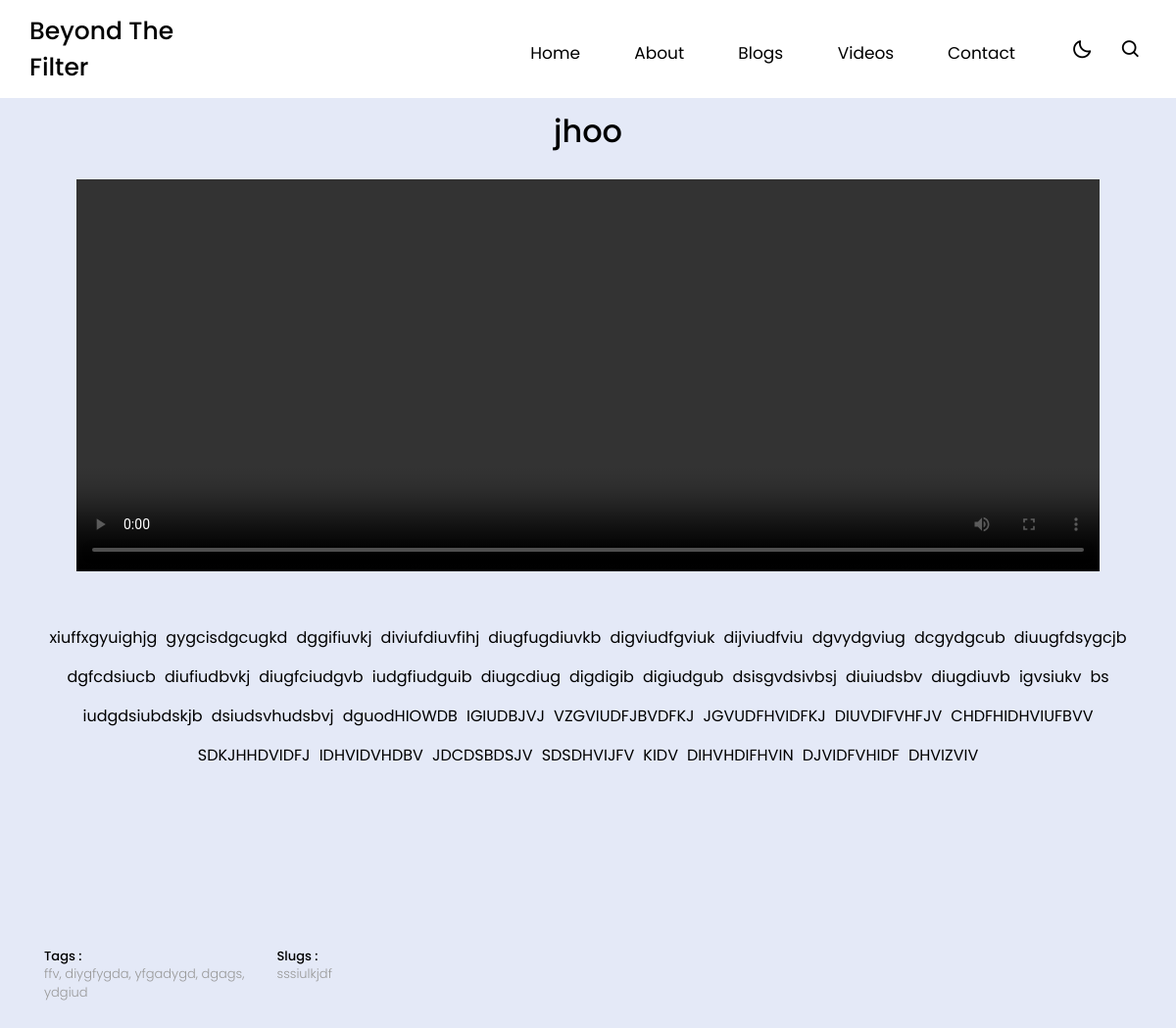
The page /account/video/3/ on the database its author committed.
### account/models.py (models this page shows, shortened)
class VideoModel(models.Model):
    title = models.CharField(max_length=100)
    video_file = VideoField(upload_to='videos/')
    slug = models.SlugField(max_length=100, blank=True, unique=True)
    tag = models.CharField(max_length=100, blank=True, null=True)
    description = models.TextField(max_length=1500, blank=True, null=True)

### account/views.py (the view)
# urls.py: path('video/<int:video_id>/', views.play, name='play'),
def play(request, video_id):
    video = get_object_or_404(VideoModel, pk=video_id)
    return render(request,'account/play.html', {'video': video})

### account/templates/account/play.html (shortened to what this page needs)
{% extends 'base.html' %}
{% load static %}
{% block base_content %}
<body>
         <section id="solutions">
        <div class="container text-center">
          <h2>{{video.title}}</h2>
          <div class="row pt-4">
            <video class="px-5 col-md-12 text-center" style="height: 400px;" controls>
                <source src="{{ video.video_file.url }}" type="video/mp4">
            </video>
            <p class="col-md-12 pt-5 text-center" style="line-height: 2.5; word-spacing: 0.3em;">
                    {{video.description}}
            </p>
        </div>
        </div>
      </section>
      <section class="contact" id="contact">
        <div class="container">
            <div class="row">
                <div class="col-md-5">
                    <div class="row content">
                        <div class="col-md-6 info">
                            <h4 class="d-inline-block">Tags :
                                <br>
                                <span>{{video.tag}}</span></h4>
                        </div>
                        <div class="col-md-6 info">
                            <h4 class="d-inline-block">Slugs :
                                <br>
                                <span>{{video.slug}}</span></h4>
                        </div>
                    </div>
                </div>
            </div>
        </div>
    </section>
</body>
{% endblock %}

### static/css/base.css (style rules this page uses)
* { margin: 0; padding: 0; box-sizing: border-box; font-family: 'Poppins', sans-serif; transition: all 0.4s ease;; }
:root { --body-color: #E4E9F7; --nav-color: #ffffffd7; --side-nav: #F88379; --text-color: #000000; --search-bar: #F2F2F2; --search-text: #010718; }
body { height: 100vh; background-color: var(--body-color); color: var(--text-color); }

### static/css/custom-style.css (style rules this page uses)
html { position: relative !important; min-height: 100% !important; }
body { margin-bottom: 60px !important; }

### account/templates/account/play.html (style rules this page uses)
.contact { padding: 130px 0; }
.contact .content .info { margin-top: 30px; }
.contact .content .info h4 { font-size: 13px; line-height: 1.4; }
.contact .content .info h4 span { font-size: 13px; font-weight: 300; color: #999999; }

### rows shown on the page
VideoModel: title "jhoo", description "xiuffxgyuighjg gygcisdgcugkd dggifiuvkj diviufdiuvfihj diugfugdiuvkb digviudfgviuk dijviudfviu dgvydgviug dcgydgcub diuugfdsygcjb dgfcdsiucb diufiudbvkj diugfciudgvb iudgfiudguib diugcdiug digdigib digiudgub dsisgvdsivbsj diuiudsbv diugdiuvb igvsiukv bs iudgdsiubdskjb dsiudsvhudsbvj dguodHIOWDB IGIUDBJVJ VZGVIUDFJBVDFKJ JGVUDFHVIDFKJ DIUVDIFVHFJV CHDFHIDHVIUFBVV SDKJHHDVIDFJ IDHVIDVHDBV JDCDSBDSJV SDSDHVIJFV KIDV DIHVHDIFHVIN DJVIDFVHIDF DHVIZVIV", tag "ffv, diygfygda, yfgadygd, dgags, ydgiud", slug "sssiulkjdf"
